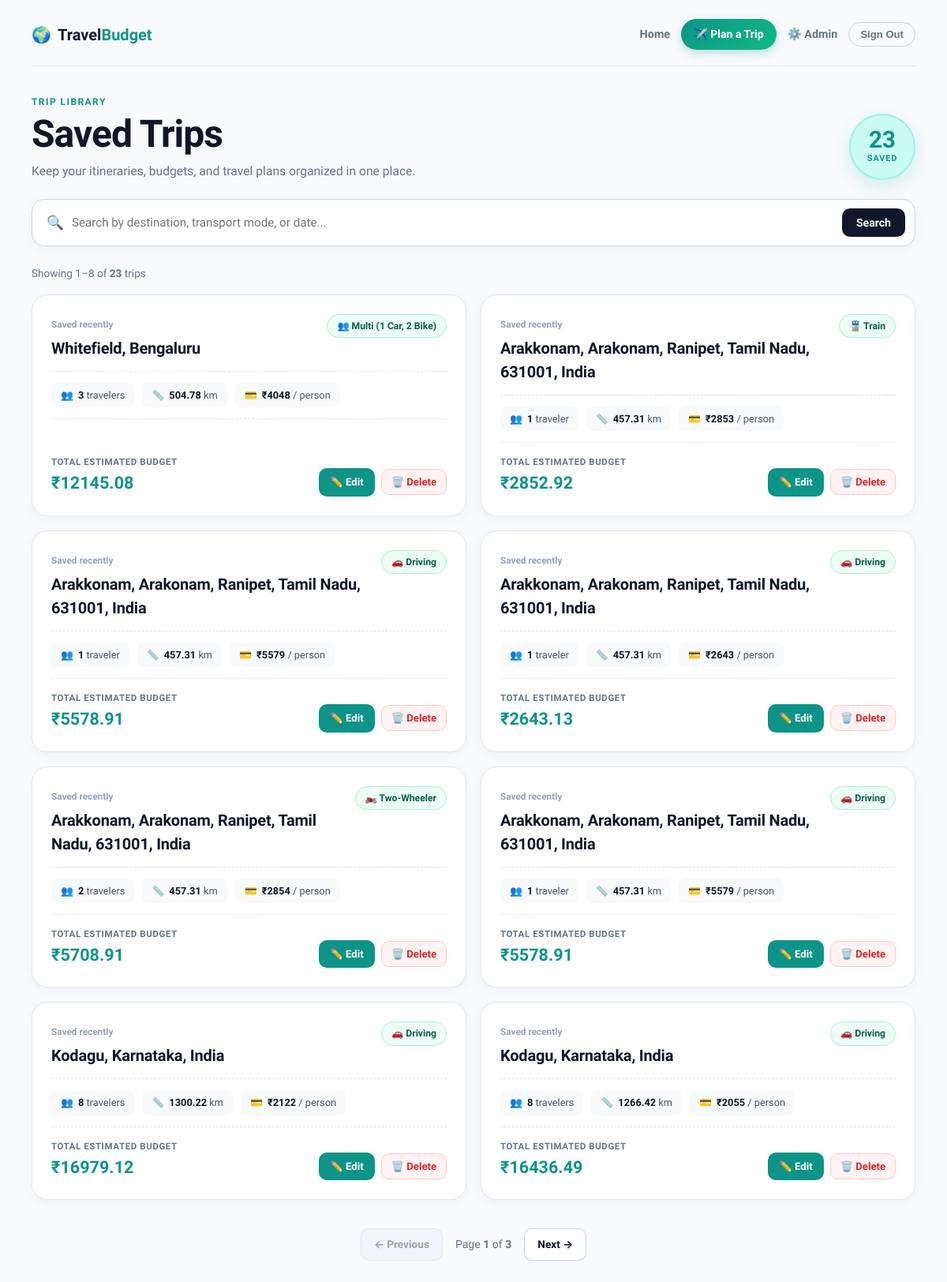
Before: /trips (signed in) with the older database file.
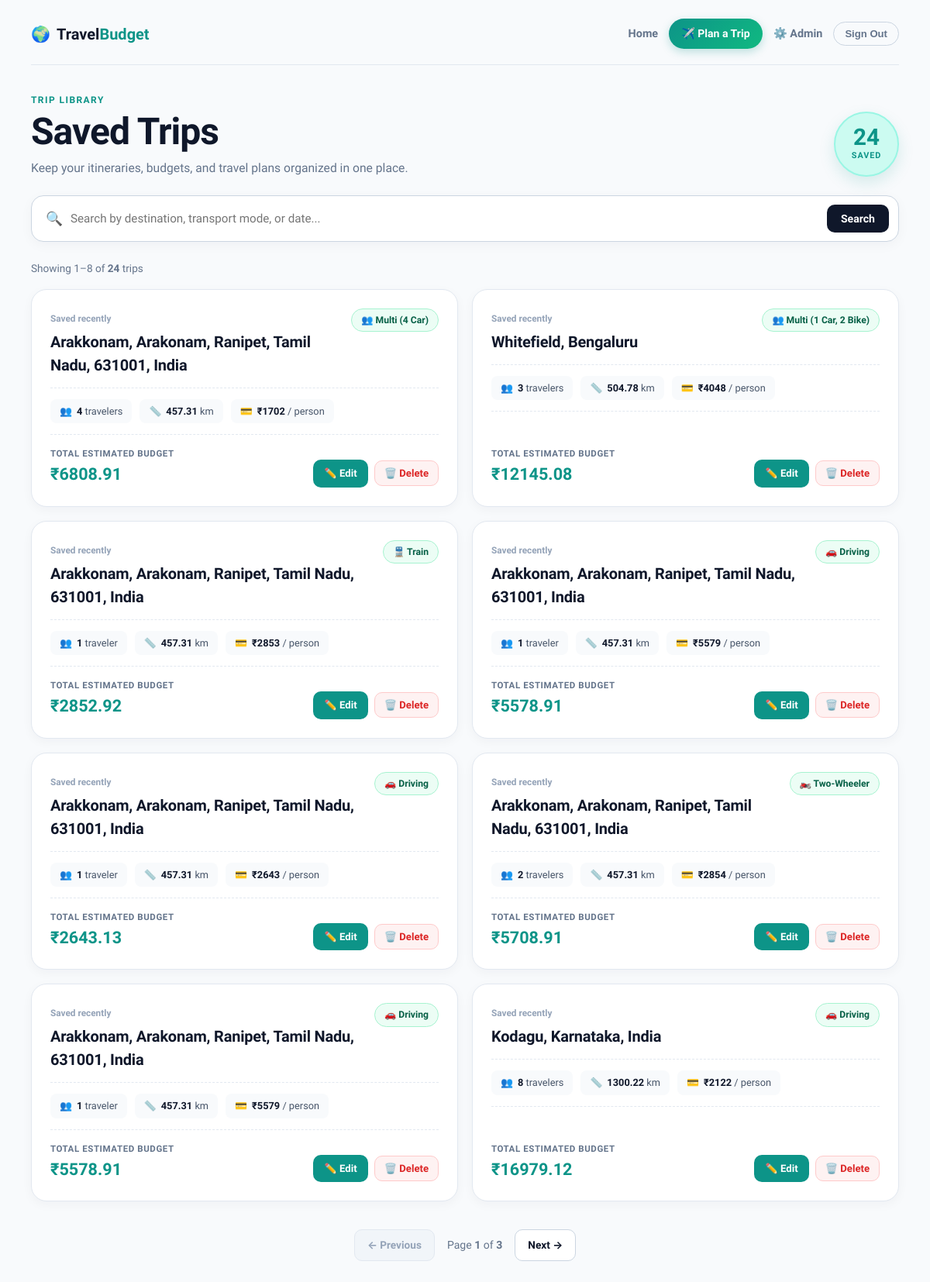
After: the same page with the newer database file.
### tables this page shows
CREATE TABLE trips (
            id INTEGER PRIMARY KEY AUTOINCREMENT,
            destination TEXT,
            travelers INTEGER,
            total_distance REAL,
            transport_mode TEXT,
            transport_cost REAL,
            fuel_type TEXT,
            fuel_price REAL,
            fuel_cost REAL,
            food_cost REAL,
            room_cost REAL,
            toll_charges REAL,
            parking_fee REAL,
            vehicle_type TEXT,
            vehicle_rental_cost REAL,
            places_fee_total REAL,
            total_budget REAL,
            cost_per_person REAL
        , user_id INTEGER);

### app.py (the view)
@app.route("/trips")
@login_required
def trips():
    search_query = request.args.get("q", "").strip()
    try:
        page = max(1, int(request.args.get("page", 1)))
    except (TypeError, ValueError):
        page = 1
    per_page = 8
    where_clause = ""
    params = []
    if search_query:
        where_clause = "WHERE user_id = ? AND (destination LIKE ? OR transport_mode LIKE ?)"
        term = f"%{search_query}%"
        params = [session["user_id"], term, term]
    else:
        where_clause = "WHERE user_id = ?"
        params = [session["user_id"]]
    conn = get_db()
    total = conn.execute(
        f"SELECT COUNT(*) FROM trips {where_clause}", params
    ).fetchone()[0]
    total_pages = max(1, (total + per_page - 1) // per_page)
    page = min(page, total_pages)
    rows = conn.execute(
        f"SELECT * FROM trips {where_clause} ORDER BY id DESC LIMIT ? OFFSET ?",
        [*params, per_page, (page - 1) * per_page],
    ).fetchall()
    conn.close()
    return render_template(
        "trips.html", trips=rows, search_query=search_query, page=page,
        total_pages=total_pages, total=total,
        first_item=(page - 1) * per_page + 1 if total else 0,
    )

### app.py (called while the page is built)
def get_db():
    conn = sqlite3.connect("travel_budget.db")
    conn.row_factory = sqlite3.Row
    return conn

@app.before_request
def update_last_seen():
    user_id = session.get('user_id')
    if user_id:
        try:
            conn = get_db()
            conn.execute('UPDATE users SET last_seen = CURRENT_TIMESTAMP WHERE id = ?', (user_id,))
            conn.commit()
            conn.close()
        except Exception:
            pass

@app.context_processor
def inject_user():
    is_admin = False
    logged_in = 'user_id' in session
    user_name = session.get('user_name')
    if logged_in:
        try:
            conn = get_db()
            row = conn.execute('SELECT is_admin FROM users WHERE id=?', (session['user_id'],)).fetchone()
            conn.close()
            is_admin = False
            if row:
                try:
                    is_admin = bool(row['is_admin'])
                except Exception:
                    is_admin = False
        except Exception:
            is_admin = False
    return dict(is_admin=is_admin, logged_in=logged_in, user_name=user_name)

def login_required(view):
    @wraps(view)
    def wrapped_view(*args, **kwargs):
        if "user_id" not in session:
            return redirect(url_for("login", next=request.path))
        return view(*args, **kwargs)
    return wrapped_view

### templates/trips.html (shortened to what this page needs)
<!doctype html>
<html lang="en">
<head>
  <link rel="stylesheet" href="{{ url_for('static', filename='trip.css') }}">
</head>
<body>
  <main class="trips-shell">
    <header class="trips-header">
      <a href="/" class="brand">
        <span class="brand-icon">🌍</span>
        <span class="brand-text">Travel<strong>Budget</strong></span>
      </a>
      <nav class="trips-nav">
        <a href="/" class="nav-link home-link">Home</a>
        <a class="plan-link" href="/planner?new=1">✈️ Plan a Trip</a>
        {% if is_admin %}<a href="/admin" class="nav-link admin-link">⚙️ Admin</a>{% endif %}
        <form action="/logout" method="post" class="logout-form">
          <button class="logout-btn" type="submit">Sign Out</button>
        </form>
      </nav>
    </header>
    <section class="trips-hero">
      <div class="hero-left">
        <p class="eyebrow">Trip Library</p>
        <h1>Saved Trips</h1>
        <p class="hero-desc">Keep your itineraries, budgets, and travel plans organized in one place.</p>
      </div>
      <div class="trip-total-badge">
        <span class="total-number">{{ total }}</span>
        <small>Saved</small>
      </div>
    </section>
    <form class="trip-search" method="get" action="/trips" role="search">
      <div class="search-inner">
        <span class="search-icon">🔍</span>
        <input id="trip_search" type="search" name="q" value="{{ search_query }}" placeholder="Search by destination, transport mode, or date...">
        <button type="submit" class="search-btn">Search</button>
      </div>
    </form>
    {% if trips %}
    <div class="trip-count-bar">
      <span>Showing {{ first_item }}–{{ first_item + trips|length - 1 }} of <strong>{{ total }}</strong> trip{{ '' if total == 1 else 's' }}</span>
    </div>
    <section class="trip-list">
      {% for trip in trips %}
      <article class="trip-card">
        <div class="trip-card-top">
          <div>
            <span class="trip-date">Saved {{ trip['created_at'] if trip['created_at'] else 'recently' }}</span>
            <h2 title="{{ trip['destination'] }}">{{ trip['destination'] }}</h2>
          </div>
          <span class="mode-chip">
            {% if trip['transport_mode'] == 'car' %}🚗 Driving
            {% elif trip['transport_mode'] == 'bike' %}🏍️ Two-Wheeler
            {% elif trip['transport_mode'] == 'bus' %}🚌 Bus
            {% elif trip['transport_mode'] == 'train' %}🚆 Train
            {% elif trip['transport_mode'] == 'flight' %}✈️ Flight
            {% elif trip['transport_mode'] == 'walk' %}🚶 Walking
            {% elif 'multi' in trip['transport_mode']|lower %}👥 {{ trip['transport_mode'] }}
            {% else %}🚗 {{ trip['transport_mode'] }}
            {% endif %}
          </span>
        </div>
        <div class="trip-stats">
          <div class="stat-pill">
            <span class="stat-icon">👥</span>
            <span><b>{{ trip['travelers'] }}</b> traveler{{ '' if trip['travelers'] == 1 else 's' }}</span>
          </div>
          <div class="stat-pill">
            <span class="stat-icon">📏</span>
            <span><b>{{ trip['total_distance'] or 0 }}</b> km</span>
          </div>
          <div class="stat-pill">
            <span class="stat-icon">💳</span>
            <span><b>₹{{ '%.0f'|format(trip['cost_per_person'] or 0) }}</b> / person</span>
          </div>
        </div>
        <div class="trip-card-bottom">
          <div class="budget-meta">
            <small>Total Estimated Budget</small>
            <strong>₹{{ '%.2f'|format(trip['total_budget'] or 0) }}</strong>
          </div>
          <div class="trip-actions">
            <a href="/edit/{{ trip['id'] }}" class="btn-edit-trip">✏️ Edit</a>
            <form action="/delete/{{ trip['id'] }}" method="post" onsubmit="return confirm('Delete this saved trip?')">
              <button type="submit" class="btn-delete-trip">🗑️ Delete</button>
            </form>
          </div>
        </div>
      </article>
      {% endfor %}
    </section>
    {% if total_pages > 1 %}
    <nav class="pagination" aria-label="Saved trip pages">
      {% if page > 1 %}
      <a href="{{ url_for('trips', q=search_query, page=page - 1) }}" class="page-link prev">← Previous</a>
      {% else %}
      <span class="page-link disabled">← Previous</span>
      {% endif %}
      <span class="page-current">Page <b>{{ page }}</b> of <b>{{ total_pages }}</b></span>
      {% if page < total_pages %}
      <a href="{{ url_for('trips', q=search_query, page=page + 1) }}" class="page-link next">Next →</a>
      {% else %}
      <span class="page-link disabled">Next →</span>
      {% endif %}
    </nav>
    {% endif %}
    {% endif %}
  </main>
</body>
</html>

Changed rows visible on the page:
no longer on this page (row unchanged): trips: trip "recently", destination "Kodagu, Karnataka, India", transport_mode "🚗 Driving", travelers "8", travelers "s", total_distance "1266.42", cost_per_person "2055", total_budget "16436.49"
added trips: trip "recently", destination "Arakkonam, Arakonam, Ranipet, Tamil Nadu, 631001, India", transport_mode "Multi (4 Car)", travelers "4", travelers "s", total_distance "457.31", cost_per_person "1702", total_budget "6808.91"
Other visible differences:
{{ total }}: "23" → "24"
